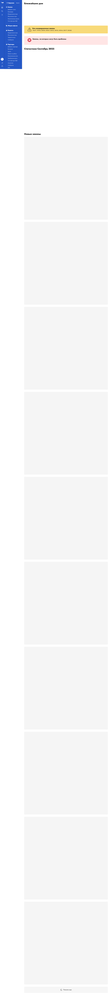
#> input picture crm-watcher/probe.png, 110 x 1000 px, shrunk from 1440 x 13048 before the run
$ python -i badge_presence_OLD.py   (imports and definitions only)
#> lines starting #> are read from the running program, lines starting #| are printed output that depends on the picture; after the words box and inside, x2 and y2 are one past the last pixel; in counts of white or black regions, pixels touching at a corner belong together
#> further down, picture is the input picture: shape (1000, 110, 3); mean B, G, R 246.7, 245.8, 245.5
import cv2, numpy as np, re, argparse, datetime as dt
import easyocr

# [1 line that did not run here, left out]

from zoneinfo import ZoneInfo

# [19 lines left out: functions target_date_str, _bbox_from_quad, find_date_bbox, not called in this run]

def red_mask_union(img_bgr):
    H,W = img_bgr.shape[:2]
#> H = 1000; W = 110
    # HSV маска (широкая)
    hsv = cv2.cvtColor(img_bgr, cv2.COLOR_BGR2HSV)
#> hsv: shape (1000, 110, 3); mean H, S, V 1.9, 3.7, 247.6
    m1 = cv2.inRange(hsv, np.array([  0, 15, 50]), np.array([28,255,255]))
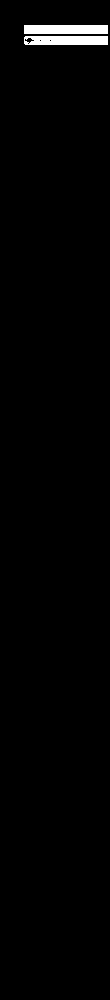
#> m1: shape (1000, 110); 1.3% white; 2 white regions, box (x1, y1, x2, y2) and area: (24, 25, 108, 34) 756, (24, 36, 108, 45) 728
    m2 = cv2.inRange(hsv, np.array([160, 15, 50]), np.array([179,255,255]))
#> m2: shape (1000, 110); 0.02% white in thin lines or dots, all inside (x1, y1, x2, y2) = (24, 36, 34, 45)

    # ИСКЛЮЧАЕМ синие оттенки (значок скидки)
    # Синий в HSV: примерно 90-130 градусов
    blue_mask = cv2.inRange(hsv, np.array([90, 40, 40]), np.array([130, 255, 255]))
#> blue_mask: shape (1000, 110); 1.4% white; 1 white region, box (x1, y1, x2, y2) and area: (0, 0, 22, 69) 1515

    # RGB критерий - красный должен быть больше синего и зеленого
    b,g,r = cv2.split(img_bgr)
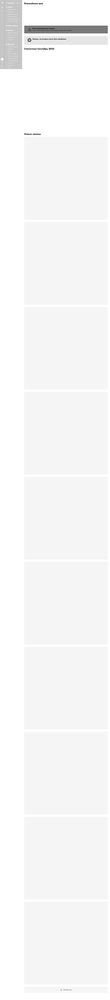
#> b: shape (1000, 110); min 68, max 255, mean 246.7
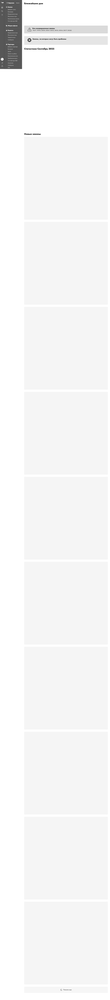
#> g: shape (1000, 110); min 72, max 255, mean 245.8
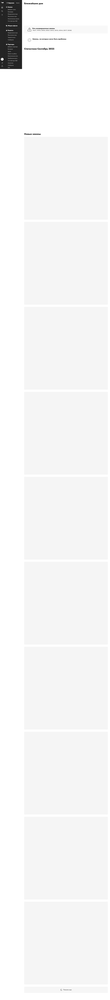
#> r: shape (1000, 110); min 19, max 255, mean 245.5
    rgb = ((r.astype(np.int16)-g.astype(np.int16) > 12) &
           (r.astype(np.int16)-b.astype(np.int16) > 12) &
           (r > 90)).astype(np.uint8)*255
#> rgb: shape (1000, 110); 1.2% white; 2 white regions, box (x1, y1, x2, y2) and area: (24, 36, 108, 45) 755, (24, 25, 108, 34) 601

    # LAB: красное = высокий a*
    lab = cv2.cvtColor(img_bgr, cv2.COLOR_BGR2LAB)
#> lab: shape (1000, 110, 3); mean of channels 0, 1, 2 246.8, 128.4, 127.5
    L,A,B = cv2.split(lab)
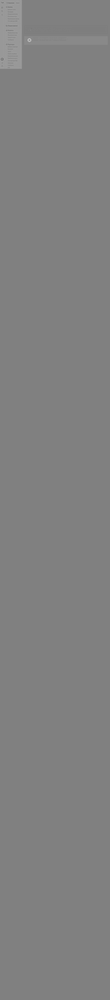
#> A: shape (1000, 110); min 122, max 187, mean 128.4
    # адаптивный порог по a*: базовый 145, либо (mean+0.8*std), что больше
    thr = max(145, int(np.mean(A) + 0.8*np.std(A)))
#> thr = 145
    lab_mask = (A >= thr).astype(np.uint8)*255
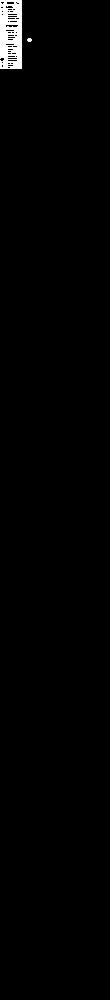
#> lab_mask: shape (1000, 110); 1.2% white; 2 white regions (1 under 20 px), largest, box (x1, y1, x2, y2) and area: (0, 0, 22, 69) 1301

    # Объединяем красные маски
    mask = m1 | m2 | rgb | lab_mask
#> mask: shape (1000, 110); 2.6% white; 3 white regions, box (x1, y1, x2, y2) and area: (0, 0, 22, 69) 1301, (24, 25, 108, 34) 756, (24, 36, 108, 45) 755

    # ИСКЛЮЧАЕМ синий цвет из финальной маски
    mask = cv2.bitwise_and(mask, cv2.bitwise_not(blue_mask))
#> mask: shape (1000, 110); 1.4% white; 2 white regions, box (x1, y1, x2, y2) and area: (24, 25, 108, 34) 756, (24, 36, 108, 45) 755

    mask = cv2.medianBlur(mask, 3)
#> mask: shape (1000, 110); 1.4% white; 2 white regions, box (x1, y1, x2, y2) and area: (24, 25, 108, 34) 752, (24, 36, 108, 45) 752
    mask = cv2.morphologyEx(mask, cv2.MORPH_CLOSE, cv2.getStructuringElement(cv2.MORPH_ELLIPSE,(9,9)), iterations=2)
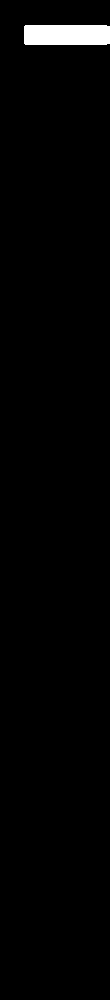
#> mask: shape (1000, 110); 1.6% white; 1 white region, box (x1, y1, x2, y2) and area: (24, 25, 110, 45) 1712
    mask = cv2.morphologyEx(mask, cv2.MORPH_OPEN,  cv2.getStructuringElement(cv2.MORPH_ELLIPSE,(7,7)), iterations=1)
#> mask: shape (1000, 110); 1.6% white; 1 white region, box (x1, y1, x2, y2) and area: (24, 25, 110, 45) 1706
    return mask

# [102 lines left out: functions detect_badge_presence, main, not called in this run]
# [2 lines not run here, left out]

>>> import cv2
>>> picture = cv2.imread('probe.png')
>>> result = red_mask_union(picture)
